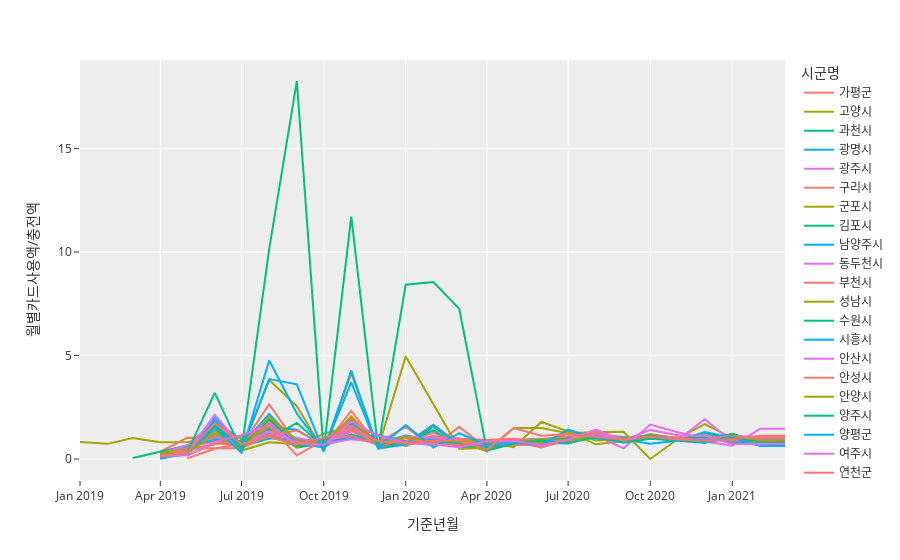

Notebook cell for this chart:
### Code cell
fig = px.line(data, x="기준년월", y="월별카드사용액/충전액", color='시군명')
fig.show()

### Figure 1 — Plotly figure (JSON) as saved in the notebook; plotly's stock layout.template omitted (floating-point values rounded to 4 significant figures)
{"data": [{"hovertemplate": "시군명=가평군<br>기준년월=%{x}<br>월별카드사용액/충전액=%{y}<extra></extra>", "legendgroup": "가평군", "line": {"color": "#F8766D", "dash": "solid"}, "mode": "lines", "name": "가평군", "orientation": "v", "showlegend": true, "type": "scatter", "x": ["2021-03", "2021-02", "2021-01", "2020-12", "2020-11", "2020-10", "2020-09", "2020-08", "2020-07", "2020-06", "2020-05", "2020-04", "2020-03", "2020-02", "2020-01", "2019-12", "2019-11", "2019-10", "2019-09", "2019-08", "2019-07", "2019-06", "2019-05", "2019-04", "2019-03", "2019-02", "2019-01"], "xaxis": "x", "y": [0.883, 0.883, 1.019, 0.9527, 0.9779, 1.033, 0.9158, 1.108, 1.083, 0.84, 0.9006, 0.7464, 0.7649, 1.277, 0.8575, 0.8157, 1.352, 0.8238, 0.7393, 1.37, 0.5466, 0.8831, 0.5405, 0.2466, null, null, null], "yaxis": "y"}, {"hovertemplate": "시군명=고양시<br>기준년월=%{x}<br>월별카드사용액/충전액=%{y}<extra></extra>", "legendgroup": "고양시", "line": {"color": "#A3A500", "dash": "solid"}, "mode": "lines", "name": "고양시", "orientation": "v", "showlegend": true, "type": "scatter", "x": ["2021-03", "2021-02", "2021-01", "2020-12", "2020-11", "2020-10", "2020-09", "2020-08", "2020-07", "2020-06", "2020-05", "2020-04", "2020-03", "2020-02", "2020-01", "2019-12", "2019-11", "2019-10", "2019-09", "2019-08", "2019-07", "2019-06", "2019-05", "2019-04", "2019-03", "2019-02", "2019-01"], "xaxis": "x", "y": [0.7795, 0.7795, 1.01, 1.683, 0.9941, 1.209, 0.8715, 0.7088, 1.328, 1.792, 0.5766, 0.8069, 0.8142, 0.9563, 0.6622, 0.6185, 1.911, 0.8845, 0.7133, 0.8051, 0.4095, 1.351, 0.326, 0.148, null, null, null], "yaxis": "y"}, {"hovertemplate": "시군명=과천시<br>기준년월=%{x}<br>월별카드사용액/충전액=%{y}<extra></extra>", "legendgroup": "과천시", "line": {"color": "#00BF7D", "dash": "solid"}, "mode": "lines", "name": "과천시", "orientation": "v", "showlegend": true, "type": "scatter", "x": ["2021-03", "2021-02", "2021-01", "2020-12", "2020-11", "2020-10", "2020-09", "2020-08", "2020-07", "2020-06", "2020-05", "2020-04", "2020-03", "2020-02", "2020-01", "2019-12", "2019-11", "2019-10", "2019-09", "2019-08", "2019-07", "2019-06", "2019-05", "2019-04", "2019-03", "2019-02", "2019-01"], "xaxis": "x", "y": [0.8306, 0.8306, 0.9195, 1.257, 0.9493, 1.028, 1.064, 1.163, 0.8822, 0.8077, 0.7562, 0.5816, 0.6278, 1.558, 0.6341, 1.114, 1.761, 0.7833, 0.5407, 1.444, 0.9577, 1.782, 0.2225, 0.04579, null, null, null], "yaxis": "y"}, {"hovertemplate": "시군명=광명시<br>기준년월=%{x}<br>월별카드사용액/충전액=%{y}<extra></extra>", "legendgroup": "광명시", "line": {"color": "#00B0F6", "dash": "solid"}, "mode": "lines", "name": "광명시", "orientation": "v", "showlegend": true, "type": "scatter", "x": ["2021-03", "2021-02", "2021-01", "2020-12", "2020-11", "2020-10", "2020-09", "2020-08", "2020-07", "2020-06", "2020-05", "2020-04", "2020-03", "2020-02", "2020-01", "2019-12", "2019-11", "2019-10", "2019-09", "2019-08", "2019-07", "2019-06", "2019-05", "2019-04", "2019-03", "2019-02", "2019-01"], "xaxis": "x", "y": [0.8866, 0.8866, 1.073, 0.8611, 0.9195, 1.073, 0.9768, 1.285, 0.7455, 0.7693, 0.7265, 0.6713, 0.7513, 0.6612, 0.8222, 0.7124, 1.696, 0.639, 1.409, 1.528, 0.5224, 1.536, 0.526, 0.1331, null, null, null], "yaxis": "y"}, {"hovertemplate": "시군명=광주시<br>기준년월=%{x}<br>월별카드사용액/충전액=%{y}<extra></extra>", "legendgroup": "광주시", "line": {"color": "#E76BF3", "dash": "solid"}, "mode": "lines", "name": "광주시", "orientation": "v", "showlegend": true, "type": "scatter", "x": ["2021-03", "2021-02", "2021-01", "2020-12", "2020-11", "2020-10", "2020-09", "2020-08", "2020-07", "2020-06", "2020-05", "2020-04", "2020-03", "2020-02", "2020-01", "2019-12", "2019-11", "2019-10", "2019-09", "2019-08", "2019-07", "2019-06", "2019-05", "2019-04", "2019-03", "2019-02", "2019-01"], "xaxis": "x", "y": [0.8725, 0.8725, 1.07, 0.9088, 0.9624, 1.03, 0.9542, 1.146, 0.9334, 0.85, 0.8147, 0.7554, 0.7381, 1.348, 0.833, 0.8422, 1.046, 0.6493, 0.8491, 1.734, 0.5803, 1.174, 0.426, 0.1733, null, null, null], "yaxis": "y"}, {"hovertemplate": "시군명=구리시<br>기준년월=%{x}<br>월별카드사용액/충전액=%{y}<extra></extra>", "legendgroup": "구리시", "line": {"color": "#F8766D", "dash": "solid"}, "mode": "lines", "name": "구리시", "orientation": "v", "showlegend": true, "type": "scatter", "x": ["2021-03", "2021-02", "2021-01", "2020-12", "2020-11", "2020-10", "2020-09", "2020-08", "2020-07", "2020-06", "2020-05", "2020-04", "2020-03", "2020-02", "2020-01", "2019-12", "2019-11", "2019-10", "2019-09", "2019-08", "2019-07", "2019-06", "2019-05", "2019-04", "2019-03", "2019-02", "2019-01"], "xaxis": "x", "y": [0.9466, 0.9466, 1.146, 0.8107, 0.9833, 1.123, 1.02, 1.226, 0.9113, 0.561, 0.8354, 0.6682, 0.6146, 0.9005, 0.868, 0.6175, 2.326, 0.6141, 0.7274, 2.645, 0.6537, 0.7612, 0.1687, null, null, null, null], "yaxis": "y"}, {"hovertemplate": "시군명=군포시<br>기준년월=%{x}<br>월별카드사용액/충전액=%{y}<extra></extra>", "legendgroup": "군포시", "line": {"color": "#A3A500", "dash": "solid"}, "mode": "lines", "name": "군포시", "orientation": "v", "showlegend": true, "type": "scatter", "x": ["2021-03", "2021-02", "2021-01", "2020-12", "2020-11", "2020-10", "2020-09", "2020-08", "2020-07", "2020-06", "2020-05", "2020-04", "2020-03", "2020-02", "2020-01", "2019-12", "2019-11", "2019-10", "2019-09", "2019-08", "2019-07", "2019-06", "2019-05", "2019-04", "2019-03", "2019-02", "2019-01"], "xaxis": "x", "y": [0.9081, 0.9081, 1.098, 0.8545, 0.9676, 1.042, 0.9163, 1.157, 1.236, 0.7022, 0.7859, 0.7824, 0.7148, 1.65, 0.7697, 0.7147, 1.526, 1.225, 0.5816, 1.685, 1.088, 0.7096, 0.4533, 0.2175, null, null, null], "yaxis": "y"}, {"hovertemplate": "시군명=김포시<br>기준년월=%{x}<br>월별카드사용액/충전액=%{y}<extra></extra>", "legendgroup": "김포시", "line": {"color": "#00BF7D", "dash": "solid"}, "mode": "lines", "name": "김포시", "orientation": "v", "showlegend": true, "type": "scatter", "x": ["2021-03", "2021-02", "2021-01", "2020-12", "2020-11", "2020-10", "2020-09", "2020-08", "2020-07", "2020-06", "2020-05", "2020-04", "2020-03", "2020-02", "2020-01", "2019-12", "2019-11", "2019-10", "2019-09", "2019-08", "2019-07", "2019-06", "2019-05", "2019-04", "2019-03", "2019-02", "2019-01"], "xaxis": "x", "y": [null, null, null, null, null, null, null, null, null, null, null, null, null, null, null, null, null, null, null, null, null, null, null, null, null, null, null], "yaxis": "y"}, {"hovertemplate": "시군명=남양주시<br>기준년월=%{x}<br>월별카드사용액/충전액=%{y}<extra></extra>", "legendgroup": "남양주시", "line": {"color": "#00B0F6", "dash": "solid"}, "mode": "lines", "name": "남양주시", "orientation": "v", "showlegend": true, "type": "scatter", "x": ["2021-03", "2021-02", "2021-01", "2020-12", "2020-11", "2020-10", "2020-09", "2020-08", "2020-07", "2020-06", "2020-05", "2020-04", "2020-03", "2020-02", "2020-01", "2019-12", "2019-11", "2019-10", "2019-09", "2019-08", "2019-07", "2019-06", "2019-05", "2019-04", "2019-03", "2019-02", "2019-01"], "xaxis": "x", "y": [0.8159, 0.8159, 1.224, 0.8275, 0.949, 1.078, 1.018, 1.187, 0.8309, 0.8759, 0.834, 0.6609, 0.7916, 0.8409, 1.143, 0.6782, 1.389, 0.5597, 0.7504, 2.174, 0.6844, 1.987, 0.3172, 0.04557, null, null, null], "yaxis": "y"}, {"hovertemplate": "시군명=동두천시<br>기준년월=%{x}<br>월별카드사용액/충전액=%{y}<extra></extra>", "legendgroup": "동두천시", "line": {"color": "#E76BF3", "dash": "solid"}, "mode": "lines", "name": "동두천시", "orientation": "v", "showlegend": true, "type": "scatter", "x": ["2021-03", "2021-02", "2021-01", "2020-12", "2020-11", "2020-10", "2020-09", "2020-08", "2020-07", "2020-06", "2020-05", "2020-04", "2020-03", "2020-02", "2020-01", "2019-12", "2019-11", "2019-10", "2019-09", "2019-08", "2019-07", "2019-06", "2019-05", "2019-04", "2019-03", "2019-02", "2019-01"], "xaxis": "x", "y": [1.458, 1.458, 0.6383, 0.8405, 0.8738, 1.042, 0.9052, 1.135, 1.022, 0.9816, 0.9223, 0.6317, 1.007, 1.057, 0.7828, 0.7393, 1.365, 0.6541, 0.7762, 2.001, 0.7285, 1.858, 0.6386, 0.2536, null, null, null], "yaxis": "y"}, {"hovertemplate": "시군명=부천시<br>기준년월=%{x}<br>월별카드사용액/충전액=%{y}<extra></extra>", "legendgroup": "부천시", "line": {"color": "#F8766D", "dash": "solid"}, "mode": "lines", "name": "부천시", "orientation": "v", "showlegend": true, "type": "scatter", "x": ["2021-03", "2021-02", "2021-01", "2020-12", "2020-11", "2020-10", "2020-09", "2020-08", "2020-07", "2020-06", "2020-05", "2020-04", "2020-03", "2020-02", "2020-01", "2019-12", "2019-11", "2019-10", "2019-09", "2019-08", "2019-07", "2019-06", "2019-05", "2019-04", "2019-03", "2019-02", "2019-01"], "xaxis": "x", "y": [0.8176, 0.8176, 0.8782, 1.146, 1.026, 1.157, 0.9451, 1.285, 0.8372, 0.8716, 0.8137, 0.7276, 0.6955, 1.654, 0.6703, 0.8533, 1.607, 0.9927, 0.7414, 1.046, 0.8815, 0.7348, 0.4276, 0.2189, null, null, null], "yaxis": "y"}, {"hovertemplate": "시군명=성남시<br>기준년월=%{x}<br>월별카드사용액/충전액=%{y}<extra></extra>", "legendgroup": "성남시", "line": {"color": "#A3A500", "dash": "solid"}, "mode": "lines", "name": "성남시", "orientation": "v", "showlegend": true, "type": "scatter", "x": ["2021-03", "2021-02", "2021-01", "2020-12", "2020-11", "2020-10", "2020-09", "2020-08", "2020-07", "2020-06", "2020-05", "2020-04", "2020-03", "2020-02", "2020-01", "2019-12", "2019-11", "2019-10", "2019-09", "2019-08", "2019-07", "2019-06", "2019-05", "2019-04", "2019-03", "2019-02", "2019-01"], "xaxis": "x", "y": [0.8627, 0.8627, 1.098, 0.8379, 0.9681, 0, 1.32, 1.301, 1.243, 1.501, 1.502, 0.3727, 0.8696, 0.8672, 1.043, 0.8296, 1.017, 0.8178, 0.7817, 1.064, 0.8332, 0.998, 0.8224, 0.8066, 1.018, 0.7317, 0.8271], "yaxis": "y"}, {"hovertemplate": "시군명=수원시<br>기준년월=%{x}<br>월별카드사용액/충전액=%{y}<extra></extra>", "legendgroup": "수원시", "line": {"color": "#00BF7D", "dash": "solid"}, "mode": "lines", "name": "수원시", "orientation": "v", "showlegend": true, "type": "scatter", "x": ["2021-03", "2021-02", "2021-01", "2020-12", "2020-11", "2020-10", "2020-09", "2020-08", "2020-07", "2020-06", "2020-05", "2020-04", "2020-03", "2020-02", "2020-01", "2019-12", "2019-11", "2019-10", "2019-09", "2019-08", "2019-07", "2019-06", "2019-05", "2019-04", "2019-03", "2019-02", "2019-01"], "xaxis": "x", "y": [0.7254, 0.7254, 0.9461, 0.8793, 0.9507, 1.112, 0.9146, 1.201, 0.9771, 0.9001, 0.8847, 0.5465, 0.5354, 1.396, 0.7587, 0.7009, 1.939, 0.5838, 1.746, 0.9898, 0.6045, 1.55, 0.3445, 0.1634, null, null, null], "yaxis": "y"}, {"hovertemplate": "시군명=시흥시<br>기준년월=%{x}<br>월별카드사용액/충전액=%{y}<extra></extra>", "legendgroup": "시흥시", "line": {"color": "#00B0F6", "dash": "solid"}, "mode": "lines", "name": "시흥시", "orientation": "v", "showlegend": true, "type": "scatter", "x": ["2021-03", "2021-02", "2021-01", "2020-12", "2020-11", "2020-10", "2020-09", "2020-08", "2020-07", "2020-06", "2020-05", "2020-04", "2020-03", "2020-02", "2020-01", "2019-12", "2019-11", "2019-10", "2019-09", "2019-08", "2019-07", "2019-06", "2019-05", "2019-04", "2019-03", "2019-02", "2019-01"], "xaxis": "x", "y": [null, null, null, null, null, null, null, null, null, null, null, null, null, null, null, null, null, null, null, null, null, null, null, null, null, null, null], "yaxis": "y"}, {"hovertemplate": "시군명=안산시<br>기준년월=%{x}<br>월별카드사용액/충전액=%{y}<extra></extra>", "legendgroup": "안산시", "line": {"color": "#E76BF3", "dash": "solid"}, "mode": "lines", "name": "안산시", "orientation": "v", "showlegend": true, "type": "scatter", "x": ["2021-03", "2021-02", "2021-01", "2020-12", "2020-11", "2020-10", "2020-09", "2020-08", "2020-07", "2020-06", "2020-05", "2020-04", "2020-03", "2020-02", "2020-01", "2019-12", "2019-11", "2019-10", "2019-09", "2019-08", "2019-07", "2019-06", "2019-05", "2019-04", "2019-03", "2019-02", "2019-01"], "xaxis": "x", "y": [0.7898, 0.7898, 0.8347, 1.919, 0.9204, 1.026, 0.9717, 1.12, 0.9684, 0.7574, 0.7816, 0.8177, 0.8595, 0.7797, 0.7312, 0.8248, 1.04, 0.7858, 0.7503, 1.848, 0.7244, 1.093, 0.4559, 0.2051, null, null, null], "yaxis": "y"}, {"hovertemplate": "시군명=안성시<br>기준년월=%{x}<br>월별카드사용액/충전액=%{y}<extra></extra>", "legendgroup": "안성시", "line": {"color": "#F8766D", "dash": "solid"}, "mode": "lines", "name": "안성시", "orientation": "v", "showlegend": true, "type": "scatter", "x": ["2021-03", "2021-02", "2021-01", "2020-12", "2020-11", "2020-10", "2020-09", "2020-08", "2020-07", "2020-06", "2020-05", "2020-04", "2020-03", "2020-02", "2020-01", "2019-12", "2019-11", "2019-10", "2019-09", "2019-08", "2019-07", "2019-06", "2019-05", "2019-04", "2019-03", "2019-02", "2019-01"], "xaxis": "x", "y": [0.7862, 0.7862, 1.186, 0.8658, 0.9631, 1.047, 0.9899, 1.244, 0.8542, 0.8654, 0.8014, 0.5008, 1.553, 0.6041, 1.537, 0.8047, 1.191, 0.7919, 0.9397, 1.129, 1.1, 1.001, 1.027, 0.3507, null, null, null], "yaxis": "y"}, {"hovertemplate": "시군명=안양시<br>기준년월=%{x}<br>월별카드사용액/충전액=%{y}<extra></extra>", "legendgroup": "안양시", "line": {"color": "#A3A500", "dash": "solid"}, "mode": "lines", "name": "안양시", "orientation": "v", "showlegend": true, "type": "scatter", "x": ["2021-03", "2021-02", "2021-01", "2020-12", "2020-11", "2020-10", "2020-09", "2020-08", "2020-07", "2020-06", "2020-05", "2020-04", "2020-03", "2020-02", "2020-01", "2019-12", "2019-11", "2019-10", "2019-09", "2019-08", "2019-07", "2019-06", "2019-05", "2019-04", "2019-03", "2019-02", "2019-01"], "xaxis": "x", "y": [0.7919, 0.7919, 1.068, 0.8159, 0.9072, 1.031, 0.9031, 1.102, 0.9522, 0.8934, 0.7381, 0.5363, 0.4947, 2.676, 4.959, 0.5217, 4.148, 0.4027, 2.55, 3.817, 0.4295, 1.773, 0.3595, 0.01438, null, null, null], "yaxis": "y"}, {"hovertemplate": "시군명=양주시<br>기준년월=%{x}<br>월별카드사용액/충전액=%{y}<extra></extra>", "legendgroup": "양주시", "line": {"color": "#00BF7D", "dash": "solid"}, "mode": "lines", "name": "양주시", "orientation": "v", "showlegend": true, "type": "scatter", "x": ["2021-03", "2021-02", "2021-01", "2020-12", "2020-11", "2020-10", "2020-09", "2020-08", "2020-07", "2020-06", "2020-05", "2020-04", "2020-03", "2020-02", "2020-01", "2019-12", "2019-11", "2019-10", "2019-09", "2019-08", "2019-07", "2019-06", "2019-05", "2019-04", "2019-03", "2019-02", "2019-01"], "xaxis": "x", "y": [0.7702, 0.7702, 1.218, 0.7972, 0.9642, 1.118, 0.9782, 1.233, 0.8932, 0.9375, 0.8404, 0.8068, 0.8772, 0.7679, 1.107, 0.8156, 1.177, 0.7276, 0.9841, 1.23, 0.7755, 1.115, 0.6478, 0.3422, 0.05222, null, null], "yaxis": "y"}, {"hovertemplate": "시군명=양평군<br>기준년월=%{x}<br>월별카드사용액/충전액=%{y}<extra></extra>", "legendgroup": "양평군", "line": {"color": "#00B0F6", "dash": "solid"}, "mode": "lines", "name": "양평군", "orientation": "v", "showlegend": true, "type": "scatter", "x": ["2021-03", "2021-02", "2021-01", "2020-12", "2020-11", "2020-10", "2020-09", "2020-08", "2020-07", "2020-06", "2020-05", "2020-04", "2020-03", "2020-02", "2020-01", "2019-12", "2019-11", "2019-10", "2019-09", "2019-08", "2019-07", "2019-06", "2019-05", "2019-04", "2019-03", "2019-02", "2019-01"], "xaxis": "x", "y": [0.8962, 0.8962, 1.034, 1.305, 0.8839, 0.7322, 0.9444, 1.012, 1.026, 0.9498, 0.897, 0.8333, 0.9652, 0.9713, 0.8639, 1.145, 0.9928, 0.891, 0.9474, 1.006, 0.8643, 0.9323, 0.5868, 0.2879, null, null, null], "yaxis": "y"}, {"hovertemplate": "시군명=여주시<br>기준년월=%{x}<br>월별카드사용액/충전액=%{y}<extra></extra>", "legendgroup": "여주시", "line": {"color": "#E76BF3", "dash": "solid"}, "mode": "lines", "name": "여주시", "orientation": "v", "showlegend": true, "type": "scatter", "x": ["2021-03", "2021-02", "2021-01", "2020-12", "2020-11", "2020-10", "2020-09", "2020-08", "2020-07", "2020-06", "2020-05", "2020-04", "2020-03", "2020-02", "2020-01", "2019-12", "2019-11", "2019-10", "2019-09", "2019-08", "2019-07", "2019-06", "2019-05", "2019-04", "2019-03", "2019-02", "2019-01"], "xaxis": "x", "y": [1.062, 1.062, 1.116, 0.9836, 1.291, 1.665, 0.5188, 1.122, 0.9174, 0.9397, 0.9265, 0.7731, 0.9071, 0.8608, 0.8195, 0.81, 0.9551, 0.7279, 1.016, 1.336, 0.7049, 1.124, 0.661, 0.2508, null, null, null], "yaxis": "y"}, {"hovertemplate": "시군명=연천군<br>기준년월=%{x}<br>월별카드사용액/충전액=%{y}<extra></extra>", "legendgroup": "연천군", "line": {"color": "#F8766D", "dash": "solid"}, "mode": "lines", "name": "연천군", "orientation": "v", "showlegend": true, "type": "scatter", "x": ["2021-03", "2021-02", "2021-01", "2020-12", "2020-11", "2020-10", "2020-09", "2020-08", "2020-07", "2020-06", "2020-05", "2020-04", "2020-03", "2020-02", "2020-01", "2019-12", "2019-11", "2019-10", "2019-09", "2019-08", "2019-07", "2019-06", "2019-05", "2019-04", "2019-03", "2019-02", "2019-01"], "xaxis": "x", "y": [1.019, 1.019, 0.9062, 0.8888, 0.9899, 1.074, 0.951, 1.119, 1.094, 0.8636, 0.9809, 0.9175, 0.9794, 1.106, 0.8509, 0.679, 1.127, 0.9101, 0.1762, 1.619, 0.7476, 0.4966, 0.03309, null, null, null, null], "yaxis": "y"}, {"hovertemplate": "시군명=오산시<br>기준년월=%{x}<br>월별카드사용액/충전액=%{y}<extra></extra>", "legendgroup": "오산시", "line": {"color": "#A3A500", "dash": "solid"}, "mode": "lines", "name": "오산시", "orientation": "v", "showlegend": true, "type": "scatter", "x": ["2021-03", "2021-02", "2021-01", "2020-12", "2020-11", "2020-10", "2020-09", "2020-08", "2020-07", "2020-06", "2020-05", "2020-04", "2020-03", "2020-02", "2020-01", "2019-12", "2019-11", "2019-10", "2019-09", "2019-08", "2019-07", "2019-06", "2019-05", "2019-04", "2019-03", "2019-02", "2019-01"], "xaxis": "x", "y": [0.8209, 0.8209, 1.068, 0.8937, 0.9516, 1.06, 0.9605, 0.8964, 1.339, 0.7493, 0.7794, 0.7351, 0.8298, 0.8526, 0.7667, 0.6644, 1.438, 0.8633, 0.6895, 1.54, 0.7453, 1.604, 0.5024, 0.2657, null, null, null], "yaxis": "y"}, {"hovertemplate": "시군명=용인시<br>기준년월=%{x}<br>월별카드사용액/충전액=%{y}<extra></extra>", "legendgroup": "용인시", "line": {"color": "#00BF7D", "dash": "solid"}, "mode": "lines", "name": "용인시", "orientation": "v", "showlegend": true, "type": "scatter", "x": ["2021-03", "2021-02", "2021-01", "2020-12", "2020-11", "2020-10", "2020-09", "2020-08", "2020-07", "2020-06", "2020-05", "2020-04", "2020-03", "2020-02", "2020-01", "2019-12", "2019-11", "2019-10", "2019-09", "2019-08", "2019-07", "2019-06", "2019-05", "2019-04", "2019-03", "2019-02", "2019-01"], "xaxis": "x", "y": [0.7707, 0.7707, 0.7797, 1.064, 0.956, 1.089, 0.9322, 1.171, 0.9739, 0.9015, 0.8024, 0.6035, 0.7371, 0.8282, 0.7686, 0.6879, 1.835, 0.6992, 0.6544, 1.923, 0.5945, 1.624, 0.2886, 0.1147, null, null, null], "yaxis": "y"}, {"hovertemplate": "시군명=의왕시<br>기준년월=%{x}<br>월별카드사용액/충전액=%{y}<extra></extra>", "legendgroup": "의왕시", "line": {"color": "#00B0F6", "dash": "solid"}, "mode": "lines", "name": "의왕시", "orientation": "v", "showlegend": true, "type": "scatter", "x": ["2021-03", "2021-02", "2021-01", "2020-12", "2020-11", "2020-10", "2020-09", "2020-08", "2020-07", "2020-06", "2020-05", "2020-04", "2020-03", "2020-02", "2020-01", "2019-12", "2019-11", "2019-10", "2019-09", "2019-08", "2019-07", "2019-06", "2019-05", "2019-04", "2019-03", "2019-02", "2019-01"], "xaxis": "x", "y": [0.7591, 0.7591, 1.037, 0.7824, 0.8826, 1.047, 0.9058, 1.146, 0.9597, 0.9591, 0.7012, 0.6172, 0.653, 1.641, 0.7132, 0.5024, 4.27, 0.3705, 3.607, 3.86, 0.4387, 1.844, 0.2811, null, null, null, null], "yaxis": "y"}, {"hovertemplate": "시군명=의정부시<br>기준년월=%{x}<br>월별카드사용액/충전액=%{y}<extra></extra>", "legendgroup": "의정부시", "line": {"color": "#E76BF3", "dash": "solid"}, "mode": "lines", "name": "의정부시", "orientation": "v", "showlegend": true, "type": "scatter", "x": ["2021-03", "2021-02", "2021-01", "2020-12", "2020-11", "2020-10", "2020-09", "2020-08", "2020-07", "2020-06", "2020-05", "2020-04", "2020-03", "2020-02", "2020-01", "2019-12", "2019-11", "2019-10", "2019-09", "2019-08", "2019-07", "2019-06", "2019-05", "2019-04", "2019-03", "2019-02", "2019-01"], "xaxis": "x", "y": [0.7008, 0.7008, 1.001, 0.9282, 0.9431, 1.059, 0.9302, 1.201, 0.8972, 0.9666, 0.797, 0.681, 0.9451, 0.9976, 1.103, 0.6675, 1.505, 0.6529, 0.8238, 1.298, 0.6176, 2.133, 0.3086, 0.0792, null, null, null], "yaxis": "y"}, {"hovertemplate": "시군명=이천시<br>기준년월=%{x}<br>월별카드사용액/충전액=%{y}<extra></extra>", "legendgroup": "이천시", "line": {"color": "#F8766D", "dash": "solid"}, "mode": "lines", "name": "이천시", "orientation": "v", "showlegend": true, "type": "scatter", "x": ["2021-03", "2021-02", "2021-01", "2020-12", "2020-11", "2020-10", "2020-09", "2020-08", "2020-07", "2020-06", "2020-05", "2020-04", "2020-03", "2020-02", "2020-01", "2019-12", "2019-11", "2019-10", "2019-09", "2019-08", "2019-07", "2019-06", "2019-05", "2019-04", "2019-03", "2019-02", "2019-01"], "xaxis": "x", "y": [0.8838, 0.8838, 1.139, 0.8702, 1.039, 0.9854, 0.9738, 1.3, 0.9067, 0.6593, 0.683, 0.8611, 0.6825, 0.761, 1.018, 0.5899, 1.974, 0.6391, 1.378, 1.152, 0.5228, 0.5138, 0.5166, 0.1054, null, null, null], "yaxis": "y"}, {"hovertemplate": "시군명=파주시<br>기준년월=%{x}<br>월별카드사용액/충전액=%{y}<extra></extra>", "legendgroup": "파주시", "line": {"color": "#A3A500", "dash": "solid"}, "mode": "lines", "name": "파주시", "orientation": "v", "showlegend": true, "type": "scatter", "x": ["2021-03", "2021-02", "2021-01", "2020-12", "2020-11", "2020-10", "2020-09", "2020-08", "2020-07", "2020-06", "2020-05", "2020-04", "2020-03", "2020-02", "2020-01", "2019-12", "2019-11", "2019-10", "2019-09", "2019-08", "2019-07", "2019-06", "2019-05", "2019-04", "2019-03", "2019-02", "2019-01"], "xaxis": "x", "y": [0.8627, 0.8627, 1.072, 0.852, 0.9243, 1.04, 0.9218, 1.067, 0.9349, 0.9545, 0.8325, 0.7913, 0.8998, 0.8301, 1.06, 0.6517, 2.07, 0.6095, 0.9117, 2.036, 0.4409, 1.233, 0.2583, 0.2639, null, null, null], "yaxis": "y"}, {"hovertemplate": "시군명=평택시<br>기준년월=%{x}<br>월별카드사용액/충전액=%{y}<extra></extra>", "legendgroup": "평택시", "line": {"color": "#00BF7D", "dash": "solid"}, "mode": "lines", "name": "평택시", "orientation": "v", "showlegend": true, "type": "scatter", "x": ["2021-03", "2021-02", "2021-01", "2020-12", "2020-11", "2020-10", "2020-09", "2020-08", "2020-07", "2020-06", "2020-05", "2020-04", "2020-03", "2020-02", "2020-01", "2019-12", "2019-11", "2019-10", "2019-09", "2019-08", "2019-07", "2019-06", "2019-05", "2019-04", "2019-03", "2019-02", "2019-01"], "xaxis": "x", "y": [0.7993, 0.7993, 1.056, 0.8616, 0.8914, 0.9764, 0.7901, 1.062, 0.7593, 0.8954, 0.7404, 0.4067, 7.259, 8.549, 8.422, 0.5258, 11.71, 0.3689, 18.27, 10.14, 0.4322, 3.193, 0.3076, null, null, null, null], "yaxis": "y"}, {"hovertemplate": "시군명=포천시<br>기준년월=%{x}<br>월별카드사용액/충전액=%{y}<extra></extra>", "legendgroup": "포천시", "line": {"color": "#00B0F6", "dash": "solid"}, "mode": "lines", "name": "포천시", "orientation": "v", "showlegend": true, "type": "scatter", "x": ["2021-03", "2021-02", "2021-01", "2020-12", "2020-11", "2020-10", "2020-09", "2020-08", "2020-07", "2020-06", "2020-05", "2020-04", "2020-03", "2020-02", "2020-01", "2019-12", "2019-11", "2019-10", "2019-09", "2019-08", "2019-07", "2019-06", "2019-05", "2019-04", "2019-03", "2019-02", "2019-01"], "xaxis": "x", "y": [0.6331, 0.6331, 1.031, 0.8974, 0.9341, 1.058, 0.9242, 0.9956, 1.416, 0.6553, 0.8184, 0.6733, 1.245, 0.5529, 1.641, 0.5139, 3.698, 0.4408, 2.197, 4.758, 0.3084, 1.49, 0.3125, 0.005467, null, null, null], "yaxis": "y"}, {"hovertemplate": "시군명=하남시<br>기준년월=%{x}<br>월별카드사용액/충전액=%{y}<extra></extra>", "legendgroup": "하남시", "line": {"color": "#E76BF3", "dash": "solid"}, "mode": "lines", "name": "하남시", "orientation": "v", "showlegend": true, "type": "scatter", "x": ["2021-03", "2021-02", "2021-01", "2020-12", "2020-11", "2020-10", "2020-09", "2020-08", "2020-07", "2020-06", "2020-05", "2020-04", "2020-03", "2020-02", "2020-01", "2019-12", "2019-11", "2019-10", "2019-09", "2019-08", "2019-07", "2019-06", "2019-05", "2019-04", "2019-03", "2019-02", "2019-01"], "xaxis": "x", "y": [0.7345, 0.7345, 0.7201, 1.121, 1.144, 1.405, 0.8915, 1.426, 0.9348, 0.6603, 0.8711, 0.8545, 0.5659, 0.7171, 0.7686, 1.133, 1.803, 0.6798, 0.7185, 1.627, 1.155, 0.8405, 0.1782, 0.1312, null, null, null], "yaxis": "y"}, {"hovertemplate": "시군명=화성시<br>기준년월=%{x}<br>월별카드사용액/충전액=%{y}<extra></extra>", "legendgroup": "화성시", "line": {"color": "#F8766D", "dash": "solid"}, "mode": "lines", "name": "화성시", "orientation": "v", "showlegend": true, "type": "scatter", "x": ["2021-03", "2021-02", "2021-01", "2020-12", "2020-11", "2020-10", "2020-09", "2020-08", "2020-07", "2020-06", "2020-05", "2020-04", "2020-03", "2020-02", "2020-01", "2019-12", "2019-11", "2019-10", "2019-09", "2019-08", "2019-07", "2019-06", "2019-05", "2019-04", "2019-03", "2019-02", "2019-01"], "xaxis": "x", "y": [1.121, 1.121, 0.9533, 0.8853, 0.9367, 1.071, 0.9279, 1.08, 1.208, 1.125, 1.493, 0.4511, 0.9193, 0.8663, 0.7627, 0.8679, 1.495, 1.015, 0.7035, 1.057, 0.723, 1.724, 0.313, 0.1383, null, null, null], "yaxis": "y"}], "layout": {"legend": {"title": {"text": "시군명"}, "tracegroupgap": 0}, "margin": {"t": 60}, "xaxis": {"anchor": "y", "domain": [0, 1], "title": {"text": "기준년월"}}, "yaxis": {"anchor": "x", "domain": [0, 1], "title": {"text": "월별카드사용액/충전액"}}}}
